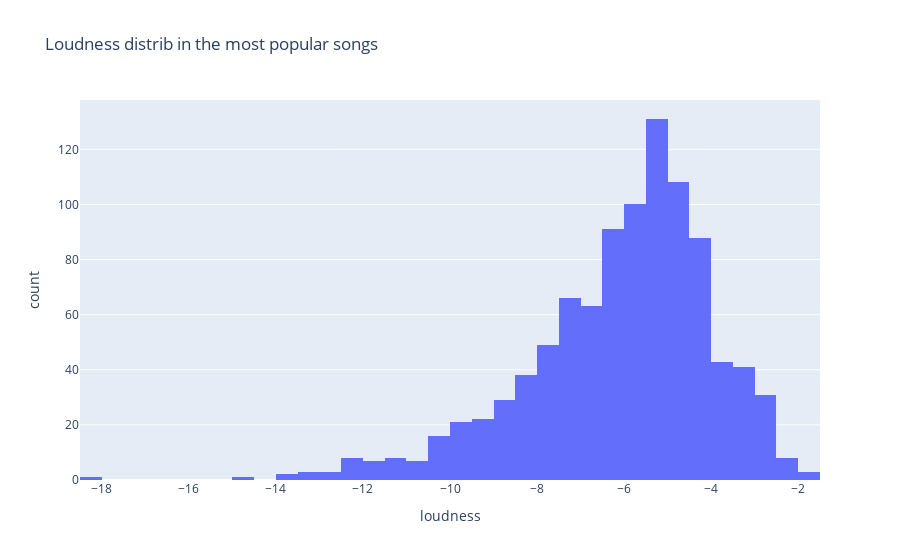

This figure's notebook cell:
### Markdown cell above
Les caractéristiques les plus importantes pour être un top : Danceability, energy & valence.

### Code cell
# regardons la distribution de loudness dans le top 
# chansons populaires
fig = px.histogram(top_songs, x='loudness', title = "Loudness distrib in the most popular songs")
fig.show()

### Figure 1 — Plotly figure (JSON) as saved in the notebook; plotly's stock layout.template omitted (floating-point values rounded to 4 significant figures; data arrays with more than 128 entries replaced by an {"elided": "..."} marker saying what was removed)
{"data": [{"alignmentgroup": "True", "bingroup": "x", "hovertemplate": "loudness=%{x}<br>count=%{y}<extra></extra>", "legendgroup": "", "marker": {"color": "#636efa", "pattern": {"shape": ""}}, "name": "", "offsetgroup": "", "orientation": "v", "showlegend": false, "type": "histogram", "x": {"elided": "988 float values"}, "xaxis": "x", "yaxis": "y"}], "layout": {"barmode": "relative", "legend": {"tracegroupgap": 0}, "title": {"text": "Loudness distrib in the most popular songs"}, "xaxis": {"anchor": "y", "domain": [0, 1], "title": {"text": "loudness"}}, "yaxis": {"anchor": "x", "domain": [0, 1], "title": {"text": "count"}}}}
